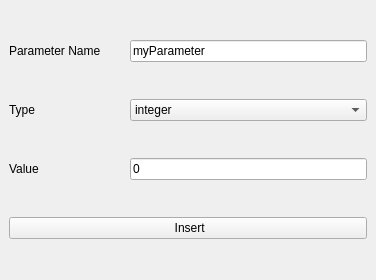
<?xml version="1.0" encoding="UTF-8"?>
<ui version="4.0">
 <class>OSCGenerator_ParameterDeclarations</class>
 <widget class="QDockWidget" name="OSCGenerator_ParameterDeclarations">
  <property name="geometry">
   <rect>
    <x>0</x>
    <y>0</y>
    <width>376</width>
    <height>280</height>
   </rect>
  </property>
  <property name="windowTitle">
   <string>Parameter Declarations</string>
  </property>
  <widget class="QWidget" name="dockWidgetContents">
   <layout class="QGridLayout" name="gridLayout">
    <item row="3" column="0">
     <widget class="QLabel" name="param_value_label">
      <property name="text">
       <string>Value</string>
      </property>
     </widget>
    </item>
    <item row="0" column="1" colspan="2">
     <widget class="QLineEdit" name="param_name">
      <property name="text">
       <string>myParameter</string>
      </property>
     </widget>
    </item>
    <item row="0" column="0">
     <widget class="QLabel" name="param_name_label">
      <property name="text">
       <string>Parameter Name</string>
      </property>
     </widget>
    </item>
    <item row="2" column="0">
     <widget class="QLabel" name="param_type_label">
      <property name="text">
       <string>Type</string>
      </property>
     </widget>
    </item>
    <item row="2" column="1" colspan="2">
     <widget class="QComboBox" name="param_type">
      <item>
       <property name="text">
        <string>integer</string>
       </property>
      </item>
      <item>
       <property name="text">
        <string>double</string>
       </property>
      </item>
      <item>
       <property name="text">
        <string>string</string>
       </property>
      </item>
      <item>
       <property name="text">
        <string>unsignedInt</string>
       </property>
      </item>
      <item>
       <property name="text">
        <string>unsignedShort</string>
       </property>
      </item>
      <item>
       <property name="text">
        <string>boolean</string>
       </property>
      </item>
      <item>
       <property name="text">
        <string>dateTime</string>
       </property>
      </item>
     </widget>
    </item>
    <item row="3" column="1" colspan="2">
     <widget class="QLineEdit" name="param_value">
      <property name="text">
       <string>0</string>
      </property>
     </widget>
    </item>
    <item row="4" column="0" colspan="3">
     <widget class="QPushButton" name="add_param_button">
      <property name="text">
       <string> Insert</string>
      </property>
     </widget>
    </item>
   </layout>
  </widget>
 </widget>
 <resources/>
 <connections/>
</ui>
